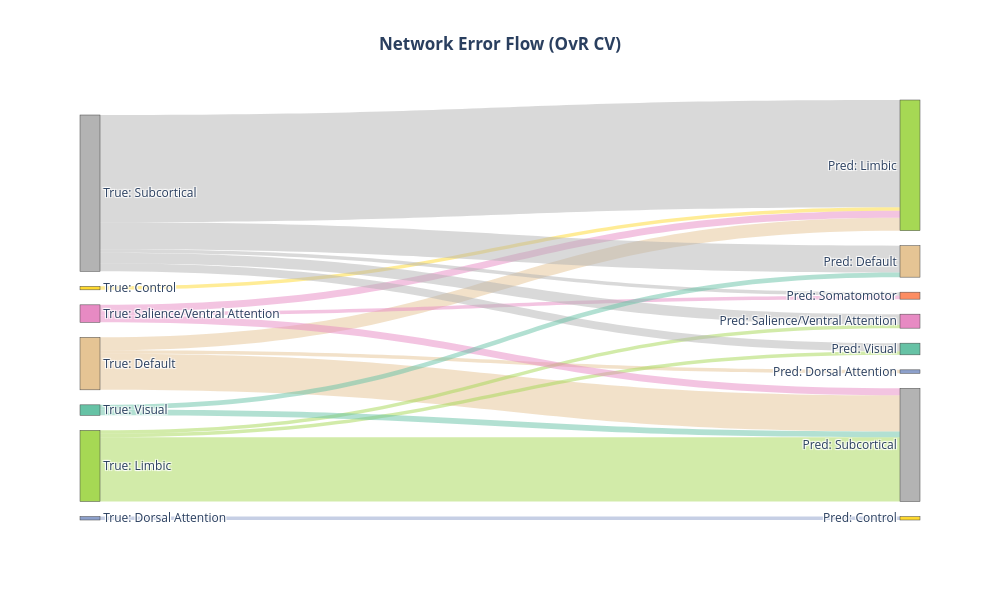

Notebook cell for this chart:
### Code cell
# =============================================================================
# CONFUSION FLOW & SANKEY
# =============================================================================

def build_confusion_flow(y_true, y_pred, reg_info, min_count=3):
    """Build confusion flow matrix."""
    error_mask = y_true != y_pred
    counts = Counter(zip(y_true[error_mask], y_pred[error_mask]))
    lookup = reg_info.set_index('region_idx')
    
    flows = []
    for (t, p), c in counts.items():
        if c >= min_count:
            flows.append({
                'true_network': lookup.loc[t, 'major_network'],
                'pred_network': lookup.loc[p, 'major_network'],
                'count': c
            })
    return pd.DataFrame(flows)

flow_df = build_confusion_flow(full_ovr_cv['true_labels'], full_ovr_cv['predictions'], region_info)
net_flow = flow_df.groupby(['true_network', 'pred_network'])['count'].sum().reset_index()
net_flow = net_flow[net_flow['true_network'] != net_flow['pred_network']]

# Sankey
left_nodes = [f"True: {n}" for n in NETWORKS]
right_nodes = [f"Pred: {n}" for n in NETWORKS]
all_nodes = left_nodes + right_nodes
node_idx = {n: i for i, n in enumerate(all_nodes)}

colors = px.colors.qualitative.Set2[:len(NETWORKS)]
net_colors = dict(zip(NETWORKS, colors))

sources, targets, values, link_colors = [], [], [], []
for _, row in net_flow.iterrows():
    sources.append(node_idx[f"True: {row['true_network']}"])
    targets.append(node_idx[f"Pred: {row['pred_network']}"])
    values.append(row['count'])
    link_colors.append(net_colors[row['true_network']].replace('rgb', 'rgba').replace(')', ', 0.5)'))

fig = go.Figure(go.Sankey(
    node=dict(pad=15, thickness=20, label=all_nodes,
              color=[net_colors.get(n.split(': ')[1], 'gray') for n in all_nodes]),
    link=dict(source=sources, target=targets, value=values, color=link_colors)
))

fig.update_layout(
    title=dict(text='<b>Network Error Flow (OvR CV)</b>', x=0.5),
    height=600, width=1000
)
fig.show()

### Figure 1 — Plotly figure (JSON) as saved in the notebook; plotly's stock layout.template omitted (floating-point values rounded to 4 significant figures)
{"data": [{"link": {"color": ["rgba(255,217,47, 0.5)", "rgba(229,196,148, 0.5)", "rgba(229,196,148, 0.5)", "rgba(229,196,148, 0.5)", "rgba(141,160,203, 0.5)", "rgba(166,216,84, 0.5)", "rgba(166,216,84, 0.5)", "rgba(166,216,84, 0.5)", "rgba(231,138,195, 0.5)", "rgba(231,138,195, 0.5)", "rgba(231,138,195, 0.5)", "rgba(179,179,179, 0.5)", "rgba(179,179,179, 0.5)", "rgba(179,179,179, 0.5)", "rgba(179,179,179, 0.5)", "rgba(179,179,179, 0.5)", "rgba(102,194,165, 0.5)", "rgba(102,194,165, 0.5)"], "source": [5, 6, 6, 6, 2, 4, 4, 4, 3, 3, 3, 7, 7, 7, 7, 7, 0, 0], "target": [12, 10, 12, 15, 13, 11, 15, 8, 12, 9, 15, 14, 12, 11, 9, 8, 14, 15], "value": [3, 3, 11, 31, 3, 3, 55, 3, 6, 3, 6, 23, 92, 9, 3, 7, 4, 5]}, "node": {"color": ["rgb(102,194,165)", "rgb(252,141,98)", "rgb(141,160,203)", "rgb(231,138,195)", "rgb(166,216,84)", "rgb(255,217,47)", "rgb(229,196,148)", "rgb(179,179,179)", "rgb(102,194,165)", "rgb(252,141,98)", "rgb(141,160,203)", "rgb(231,138,195)", "rgb(166,216,84)", "rgb(255,217,47)", "rgb(229,196,148)", "rgb(179,179,179)"], "label": ["True: Visual", "True: Somatomotor", "True: Dorsal Attention", "True: Salience/Ventral Attention", "True: Limbic", "True: Control", "True: Default", "True: Subcortical", "Pred: Visual", "Pred: Somatomotor", "Pred: Dorsal Attention", "Pred: Salience/Ventral Attention", "Pred: Limbic", "Pred: Control", "Pred: Default", "Pred: Subcortical"], "pad": 15, "thickness": 20}, "type": "sankey"}], "layout": {"height": 600, "title": {"text": "<b>Network Error Flow (OvR CV)</b>", "x": 0.5}, "width": 1000}}
